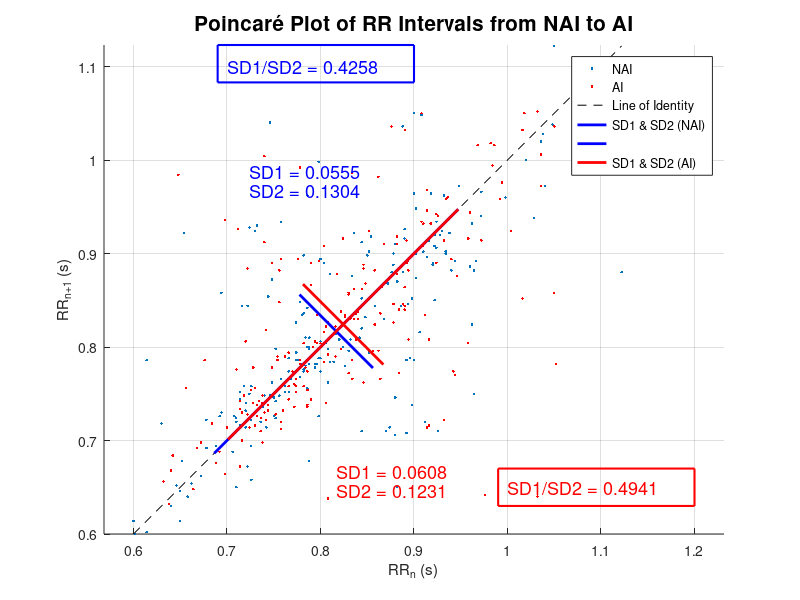

MATLAB code for this plot:
% Load the .mat files containing RR intervals
data2 = load('final_RR_intervals_2nai.mat');
data3 = load('final_RR_intervals_3ai.mat');
data4 = load('final_RR_intervals_4nai.mat');
data5 = load('final_RR_intervals_5ai.mat');
data6 = load('final_RR_intervals_6nai.mat');
data7 = load('final_RR_intervals_7ai.mat');

% Access the loaded RR interval variables
RR_intervals_2nai = data2.all_RR_intervals_nai;
RR_intervals_3ai = data3.all_RR_intervals_ai;
RR_intervals_4nai = data4.all_RR_intervals_nai;
RR_intervals_5ai = data5.all_RR_intervals_ai;
RR_intervals_6nai = data6.all_RR_intervals_nai;
RR_intervals_7ai = data7.all_RR_intervals_ai;

% Combine all NAI and AI RR intervals into single arrays
RR_intervals_nai = [RR_intervals_2nai; RR_intervals_4nai; RR_intervals_6nai];
RR_intervals_ai = [RR_intervals_3ai; RR_intervals_5ai; RR_intervals_7ai];

% Calculate the differences of successive RR intervals for both datasets
RR_diff_nai = diff(RR_intervals_nai);
RR_diff_ai = diff(RR_intervals_ai);

% Calculate SD1 and SD2 for NAI data
SD1_nai = std(RR_diff_nai) / sqrt(2);
SD2_nai = sqrt(2 * std(RR_intervals_nai)^2 - SD1_nai^2);

% Calculate SD1 and SD2 for AI data
SD1_ai = std(RR_diff_ai) / sqrt(2);
SD2_ai = sqrt(2 * std(RR_intervals_ai)^2 - SD1_ai^2);

% Create the Poincaré plot
figure;
hold on;

% Plot the RR intervals for NAI in blue and AI in red
plot(RR_intervals_nai(1:end-1), RR_intervals_nai(2:end), '.');
plot(RR_intervals_ai(1:end-1), RR_intervals_ai(2:end), 'r.');

% Calculate and plot the line of identity (y = x)
max_val = max([RR_intervals_nai; RR_intervals_ai]);
min_val = min([RR_intervals_nai; RR_intervals_ai]);
plot([min_val max_val], [min_val max_val], '--k');

% Calculate mean RR intervals for NAI and AI
mean_RR_nai = mean(RR_intervals_nai);
mean_RR_ai = mean(RR_intervals_ai);

% Plot SD1 and SD2 for NAI data in blue
% SD2 is parallel to the line of identity
line_identity_nai = [mean_RR_nai - SD2_nai, mean_RR_nai + SD2_nai];
plot(line_identity_nai, line_identity_nai, 'b', 'LineWidth', 2);

% SD1 is perpendicular to the line of identity
x_sd1_nai = mean_RR_nai + [-SD1_nai, SD1_nai] / sqrt(2);
y_sd1_nai = mean_RR_nai + [SD1_nai, -SD1_nai] / sqrt(2);
plot(x_sd1_nai, y_sd1_nai, 'b', 'LineWidth', 2);

% Plot SD1 and SD2 for AI data in red
% SD2 is parallel to the line of identity
line_identity_ai = [mean_RR_ai - SD2_ai, mean_RR_ai + SD2_ai];
plot(line_identity_ai, line_identity_ai, 'r', 'LineWidth', 2);

% SD1 is perpendicular to the line of identity
x_sd1_ai = mean_RR_ai + [-SD1_ai, SD1_ai] / sqrt(2);
y_sd1_ai = mean_RR_ai + [SD1_ai, -SD1_ai] / sqrt(2);
plot(x_sd1_ai, y_sd1_ai, 'r', 'LineWidth', 2);

% Annotate SD1 and SD2 values on the plot for both NAI and AI
text(mean_RR_ai-0.1, mean_RR_ai + SD2_ai + 0.04,  sprintf('SD1 = %.4f', SD1_nai), 'Color', 'b', 'FontSize', 13);
text(mean_RR_ai-0.1, mean_RR_ai + SD2_ai + 0.02, sprintf('SD2 = %.4f', SD2_nai), 'Color', 'b', 'FontSize', 13);
text(mean_RR_nai, mean_RR_nai - SD2_nai - 0.02, sprintf('SD1 = %.4f', SD1_ai), 'Color', 'r', 'FontSize', 13);
text(mean_RR_nai, mean_RR_nai - SD2_nai - 0.04, sprintf('SD2 = %.4f', SD2_ai), 'Color', 'r', 'FontSize', 13);

% Annotate SD1/SD2 ratios on the plot
text(0.7, 1.1, sprintf('SD1/SD2 = %.4f', SD1_nai/SD2_nai), 'Color', 'b', 'FontSize', 13);
text(1, 0.65, sprintf('SD1/SD2 = %.4f', SD1_ai/SD2_ai), 'Color', 'r', 'FontSize', 13);

% Add rectangles around the SD1/SD2 ratio annotations
dim = [0.21 0.04]; % Dimensions of the rectangle
rectangle('Position', [0.69, 1.083, dim], 'EdgeColor', 'b', 'LineWidth', 1.5); % Blue rectangle for NAI
rectangle('Position', [0.99, 0.63, dim], 'EdgeColor', 'r', 'LineWidth', 1.5); % Red rectangle for AI

% Add plot labels and title
xlabel('RR_n (s)');
ylabel('RR_{n+1} (s)');
title('Poincaré Plot of RR Intervals from NAI to AI', 'FontSize', 15);

% Add grid and legend
grid on;
legend('NAI', 'AI', 'Line of Identity', 'SD1 & SD2 (NAI)', '', 'SD1 & SD2 (AI)');

% Set axis properties to be equal and adjust figure position
axis equal;
set(gca, 'Position', [0.15 0.15 0.7 0.7]); % Adjust this to set equal lengths for x and y axis in the figure

% Save the figure with the desired resolution
print('Plot_NAI_to_AI', '-dpng', '-r350');
